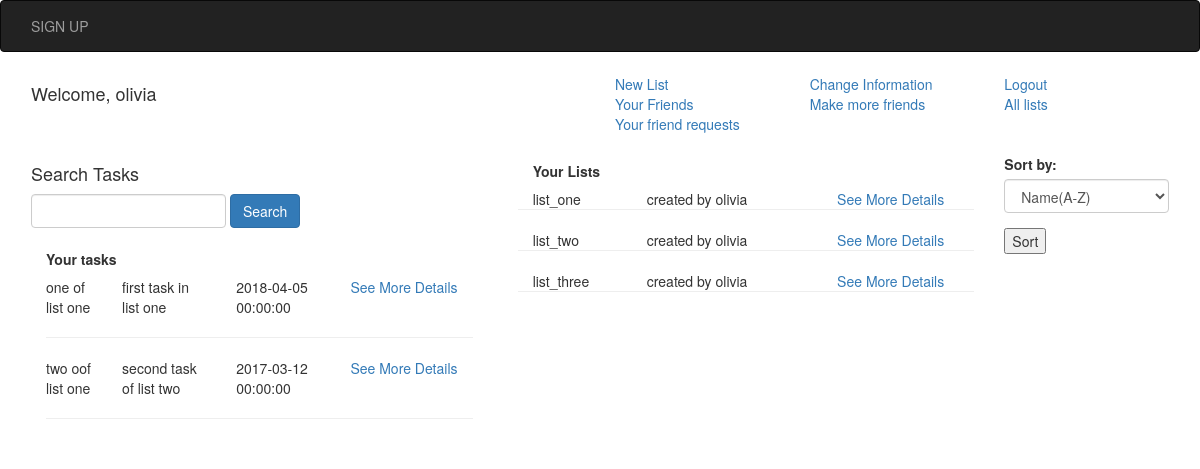
Page /olivia/home (signed in) on the earlier database version.
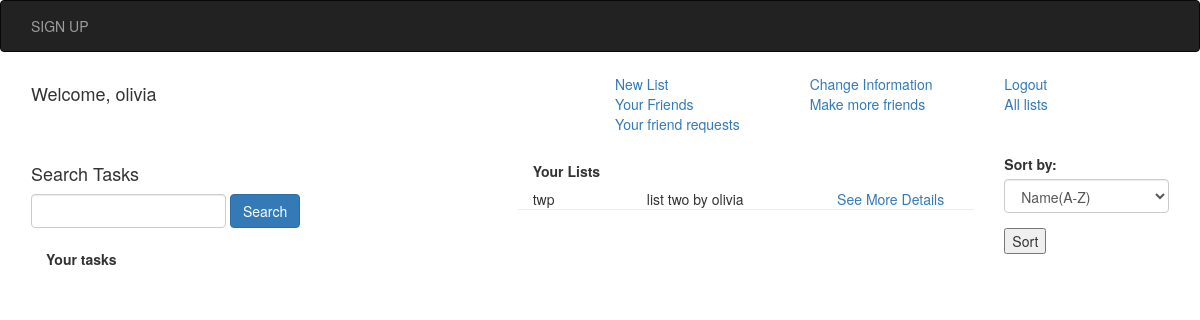
Same page on the later database version.
### models.py (models this page shows, shortened)
class User(UserMixin, db.Model):
    id = db.Column('user_id', db.Integer, primary_key=True, autoincrement=True)
    username = db.Column('username', db.String(64), unique=True, nullable=False)
    name = db.Column('name', db.String(120), unique=False, nullable=False)
    dob = db.Column('date_of_birth', db.DateTime, nullable=False)
    email = db.Column('email', db.String(64), nullable=False, unique=True)
    registration_time = db.Column('registration_time',db.DateTime, default=datetime.utcnow)
    password_hash = db.Column('password_hash',db.String(80), nullable=False)
    remember_me = db.Column('remember_me', db.Boolean, unique=False, default=False)
    profile_picture_filename = db.Column('profile_picture_filename', db.String(64))
    profile_picture_url = db.Column('profile_picture_url', db.String(64))
    followed = db.relationship(
    'User', secondary=followers,
    primaryjoin=(followers.c.follower_id == id),
    secondaryjoin=(followers.c.followed_id == id),
    backref=db.backref('followers', lazy='dynamic'), lazy='dynamic')
    tasks = db.relationship(
        'Task',
        backref=db.backref('user', lazy='joined'),
        cascade="all, delete-orphan",
        passive_deletes=True
    )
    lists = db.relationship(
        'List',
        backref=db.backref('user', lazy='joined'),
        cascade="all, delete-orphan",
        passive_deletes=True
    )

class Task(db.Model):
    __tablename__ = 'task-table'
    id = db.Column('task_id', db.Integer, primary_key=True, autoincrement=True)
    create_time = db.Column('create_time', db.DateTime,
                            default=datetime.utcnow)
    start_time = db.Column('start_time', db.DateTime)
    end_time = db.Column('end_time', db.DateTime)
    deadline = db.Column('deadline', db.DateTime, nullable=False)
    user_id = db.Column('user_id', db.Integer, db.ForeignKey(
        'user', ondelete='CASCADE'), nullable=False)
    name = db.Column('name', db.String(100), nullable=False)
    description = db.Column('description', db.String(200))
    status = db.Column('status', db.Enum(
        *['Pending', 'Ongoing', 'Completed']), nullable=False, default='Pending')
    priority = db.Column('priority', db.Boolean, nullable=False, default=False)
    relpriority =  db.Column('relpriority', db.Integer)
    incentive = db.Column('incentive', db.String(200))
    consequences = db.Column('consequences', db.String(200))
    list_id = db.Column('list_id', db.Integer, db.ForeignKey('list.list_id', ondelete='CASCADE'), nullable=False)
    dependent = db.relationship(
    'Task', secondary=dependent_tasks,
    primaryjoin=(dependent_tasks.c.task_id == id),
    secondaryjoin=(dependent_tasks.c.dependent_id == id),
    backref=db.backref('dependent_tasks', lazy='dynamic'), lazy='dynamic')

class List(db.Model):
    id = db.Column('list_id', db.Integer, primary_key=True, autoincrement=True)
    create_time = db.Column('create_time', db.DateTime, default=datetime.utcnow)
    user_id = db.Column('user_id', db.Integer, db.ForeignKey('user', ondelete='CASCADE'), nullable=False)
    name = db.Column('name', db.String(100), nullable=False)
    description = db.Column('description', db.String(200))
    tasks = db.relationship(
            'Task',
            backref= db.backref('list', lazy='joined'),
            cascade="all, delete-orphan",
            passive_deletes=True
        )
    all_users = db.relationship(
    'User', secondary=shared_lists,
    backref=db.backref('all_lists', lazy='dynamic'), lazy='dynamic')

### api/add_task.py (the view, shortened to what this page needs)
@task_blueprint.route('/<user_name>/home',methods=['POST','GET'])
@login_required
def go_home(user_name):
    userid=User.query.filter(User.username==user_name).first().id
    sort_form=SortForm()
    filter_form=FilterForm()
    Tasks=Task.query.filter(Task.user_id==userid)
    print(Tasks)
    lists = List.query.filter(List.user_id==userid)
    return render_template('home.html', sort_form=sort_form,filter_form=filter_form,user=User.query.get(userid),tasks=Tasks,lists=lists)

### api/add_task.py
class SortForm(FlaskForm):
    criteria = SelectField('Sort by:', choices=[('Deadline(near)','Deadline(near)'),('Deadline(far)','Deadline(far)'),('Name(A-Z)','Name(A-Z)'),('Name(Z-A)','Name(Z-A)')],default='Name(A-Z)')

class FilterForm(FlaskForm):
    deadline_start = DateField('Deadline From')
    deadline_end = DateField('Deadline Till')
    completed = BooleanField('Completed',default=True)
    ongoing = BooleanField('Ongoing',default=True)
    pending = BooleanField('Pending',default=True)
    priority_yes = BooleanField('Priority',default=True)
    priority_no = BooleanField('Not Priority',default=True)

### app.py (called while the page is built)
@login_manager.user_loader
def load_user(user_id):
    return User.query.get(int(user_id))

### models.py (called while the page is built)
@event.listens_for(engine.Engine, 'connect')
def __set_sqlite_pragma(db_conn, conn_record):
    cursor = db_conn.cursor()
    cursor.execute('PRAGMA foreign_keys=ON;')
    cursor.close()

### templates/home.html (shortened to what this page needs)
{% extends 'base.html' %}
{% block content %}
<div class="row">
<div class="col-sm-6"><h4>Welcome, {{ user.name }}</h4></div>
<div class="col-sm-6">
	<div class="row">
		<div class="col-sm-4"><a href="/{{user.username}}/addlist">New List</a></div>
		<div class="col-sm-4"><a href="/{{user.username}}/update_information">Change Information</a></div>
		<div class="col-sm-4"><a href="/{{user.username}}/logout">Logout</a></div>
	</div>
	<div class="row">
		<div class="col-sm-4"><a href="/{{user.username}}/friends">Your Friends</a></div>
		<div class="col-sm-4"><a href="/{{user.username}}/follow">Make more friends</a></div>
		<div class="col-sm-4"><a href="/{{user.username}}/all_lists">All lists</a></div>
	</div>
	<div class="row">
		<div class="col-sm-4"><a href="/{{user.username}}/friend_requests">Your friend requests</a></div>
		<div class="col-sm-8"></div>
	</div>
</div>
</div>
<br>
<div class="row">
	<div class="col-sm-5">
		<div class="sidebar-module sidebar-module-inset">
			<h4>Search Tasks</h4>
			<form class="form-inline" method="GET" action="/{{user.username}}/search_tasks">
				<div class="form-group">
					<input type="text" class="form-control" name="query" id="query">
				</div>
				<button type="submit" class="btn btn-primary">Search</button>
			</form>
		</div>
		<div>
			<div class="container-fluid"><h5><b>Your tasks</b></h5></div>
			<div class="container-fluid">
				{% if tasks %}
				{% for task in tasks %}
				<div class="row">
					<div class="col-sm-2">{{task.name}}</div>
					<div class="col-sm-3">{{task.description}}</div>
					<div class="col-sm-3">{{task.deadline}}</div>
					<div class="col-sm-4"><a href="/{{user.username}}/list/{{task.list_id}}/task/{{task.id}}">See More Details</a></div>
				</div>
				<hr>
			{% endfor %}
			{% endif %}
			</div>
		</div>
	</div>
	<div class="col-sm-5">
		<div>
			<div class="container-fluid"><h5><b>Your Lists</b></h5></div>
			<div class="container-fluid">
				{% if lists %}
				{% for list in lists %}
				<div class="row">
					<div class="col-sm-3">{{list.name}}</div>
					<div class="col-sm-5">{{list.description}}</div>
					<div class="col-sm-4"><a href="/{{user.username}}/list/{{list.id}}">See More Details</a></div>
					<hr>
				</div>
			{% endfor %}
			{% endif %}
			</div>
		</div>
	</div>
	<div class="col-sm-2">
		<form class="" action="/{{user.username}}/home" method="POST">
            {% from "_formhelpers.html" import render_field %}
            <div class="form-group">{{render_field(sort_form.criteria, class_="form-control")}}</div>
            <input type="submit" value="Sort">
		</form>
	</div>
			{% from "_formhelpers.html" import render_field %}
</div>
{% endblock %}

### templates/base.html (shortened to what this page needs)
<html>
	<head>
		<link rel="stylesheet" href="https://maxcdn.bootstrapcdn.com/bootstrap/3.3.7/css/bootstrap.min.css">
	</head>
	<body>
            <nav class="navbar navbar-inverse">
                <div class="container-fluid">
                    <ul class="nav navbar-nav">
                        <li><a href="/user/registration">SIGN UP</a></li>
                    </ul>
                </div>
            </nav>
        <div class="container">
            {% block content %}{% endblock %}
        </div>
	</body>
</html>

### templates/_formhelpers.html (shortened to what this page needs)
{% macro render_field(field) %}
	{{ field.label }}
	{{ field(**kwargs)|safe }}
{% endmacro %}

### templates/base.html (style rules this page uses)
.container { padding: 2px 16px; }

Differences in the rows shown:
removed Task: name "one of list one", description "first task in list one", deadline "2018-04-05 00:00:00"
removed Task: name "two oof list one", description "second task of list two", deadline "2017-03-12 00:00:00"
removed List: name "list_one", description "created by olivia"
removed List: name "list_two", description "created by olivia"
removed List: name "list_three", description "created by olivia"
added List: name "twp", description "list two by olivia"
